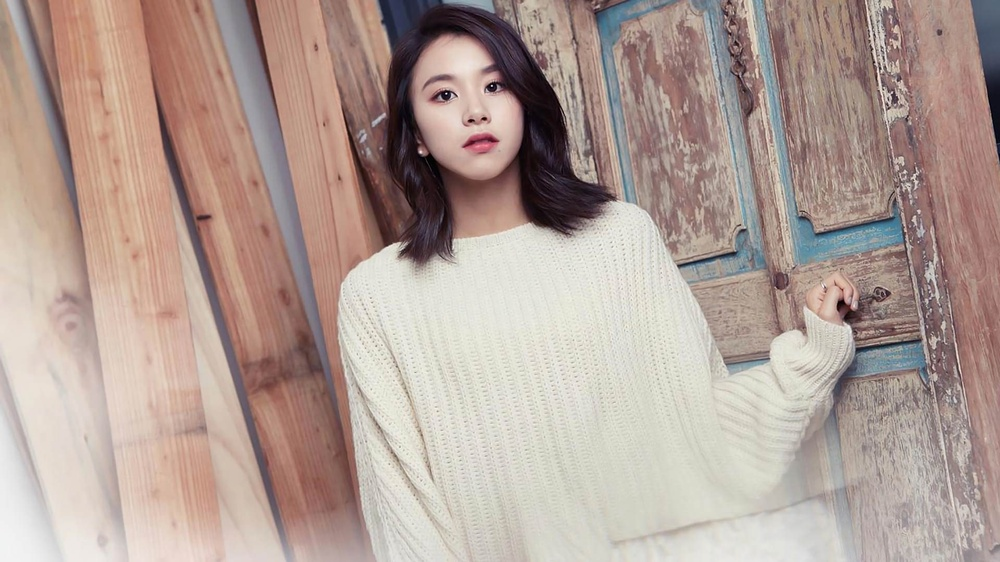
#> input picture input_images/1631202.jpg, 1000 x 562 px, shrunk from 1920 x 1080 before the run; its folder holds only this picture in this run
$ python processor.py
#> lines starting #> are read from the running program, lines starting #| are printed output that depends on the picture
import cv2
import os
import glob
import numpy as np

INPUT_DIR = "input_images"
OUTPUT_DIR = "output_images"

def process_images():
    # Ensure output directory exists
    if not os.path.exists(OUTPUT_DIR):
        os.makedirs(OUTPUT_DIR)

    # Get all images
    image_files = glob.glob(os.path.join(INPUT_DIR, "*"))
    print(f"Found {len(image_files)} images...")

    for file_path in image_files:
        img = cv2.imread(file_path)
#> img is the input picture: shape (562, 1000, 3); mean B, G, R 151.1, 159.4, 177.9
        if img is None:
            continue

        filename = os.path.basename(file_path)
        name, ext = os.path.splitext(filename)

        # 1. Thermal Vision (Heatmap)
        thermal = cv2.applyColorMap(img, cv2.COLORMAP_JET)
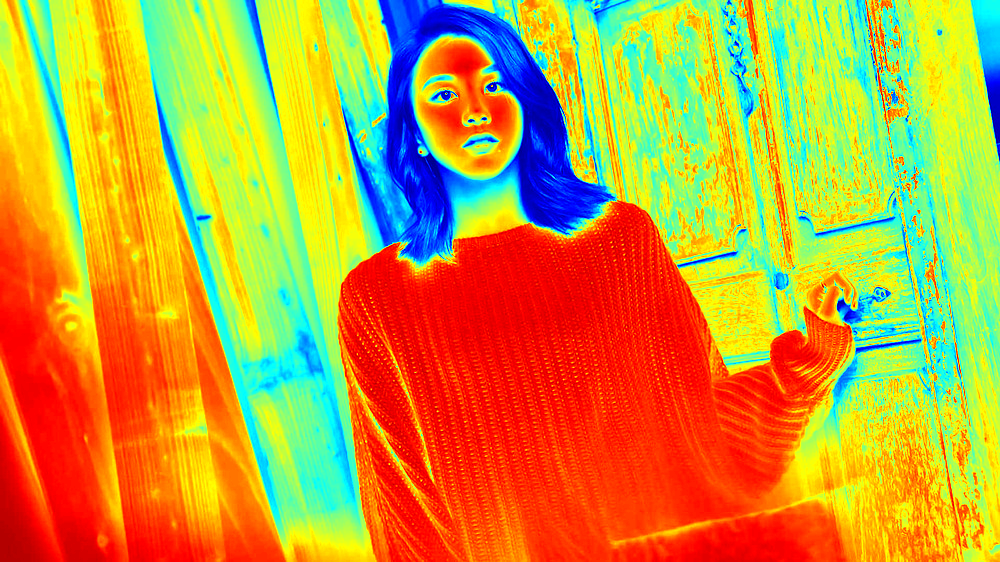
#> thermal: shape (562, 1000, 3); mean B, G, R 55.4, 155.9, 197.4
        cv2.imwrite(os.path.join(OUTPUT_DIR, f"thermal_{filename}"), thermal)

        # 2. Motion Blur (Directional)
        kernel_size = 15
        kernel = np.zeros((kernel_size, kernel_size))
        kernel[int((kernel_size-1)/2), :] = np.ones(kernel_size) / kernel_size
        motion = cv2.filter2D(img, -1, kernel)
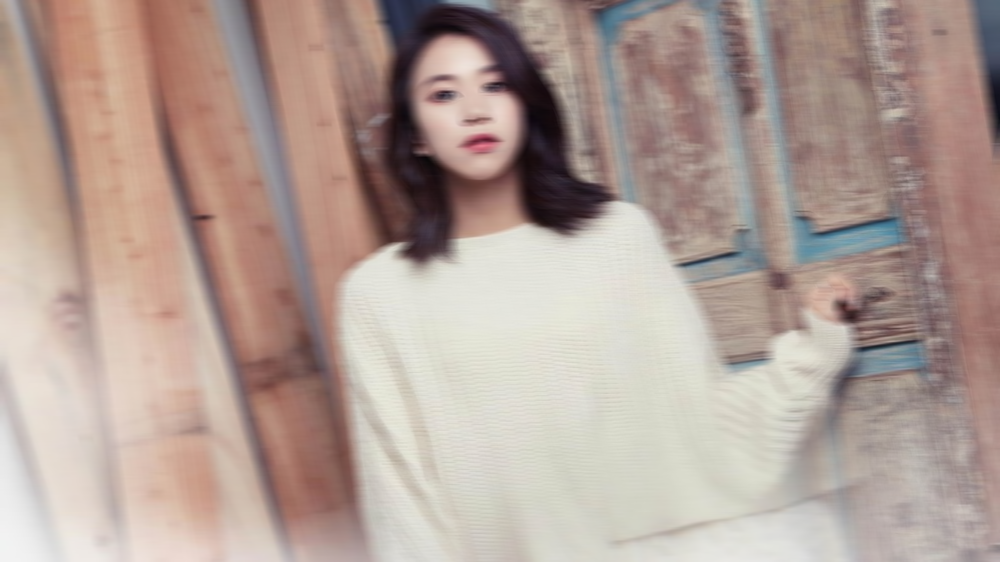
#> motion: shape (562, 1000, 3); mean B, G, R 151.1, 159.4, 177.9
        cv2.imwrite(os.path.join(OUTPUT_DIR, f"motion_{filename}"), motion)

        # 3. Mirror Flip (Horizontal)
        mirror = cv2.flip(img, 1)
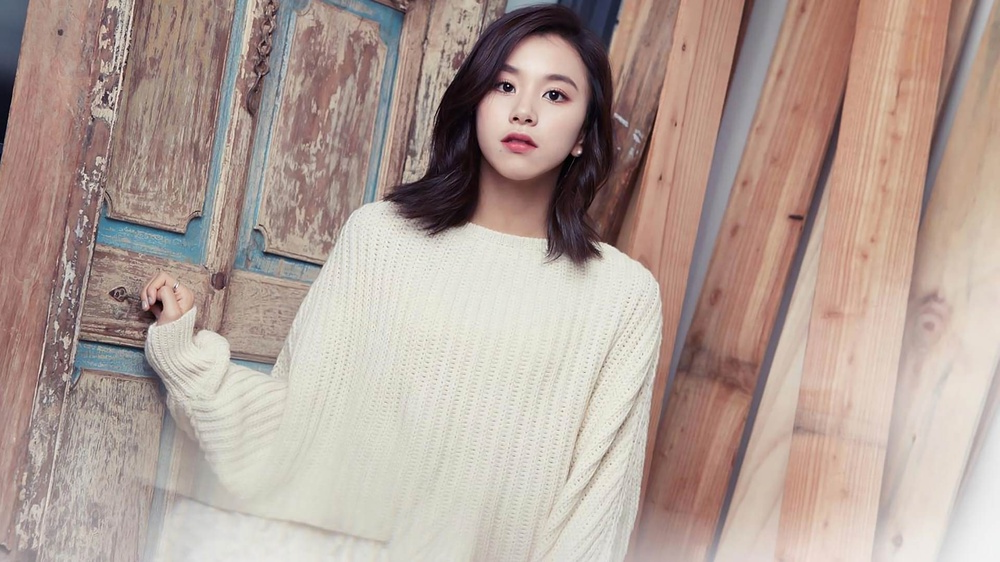
#> mirror: shape (562, 1000, 3); mean B, G, R 151.1, 159.4, 177.9
        cv2.imwrite(os.path.join(OUTPUT_DIR, f"mirror_{filename}"), mirror)

        # 4. Channel Swap (BGR -> RGB)
        # OpenCV loads in BGR, so swapping makes it look like standard RGB
        swap = cv2.cvtColor(img, cv2.COLOR_BGR2RGB)
        cv2.imwrite(os.path.join(OUTPUT_DIR, f"swap_{filename}"), swap)

        # 5. Solarize (Invert only pixels above 128)
        solar = img.copy()
        # Find bright pixels
        mask = solar > 128
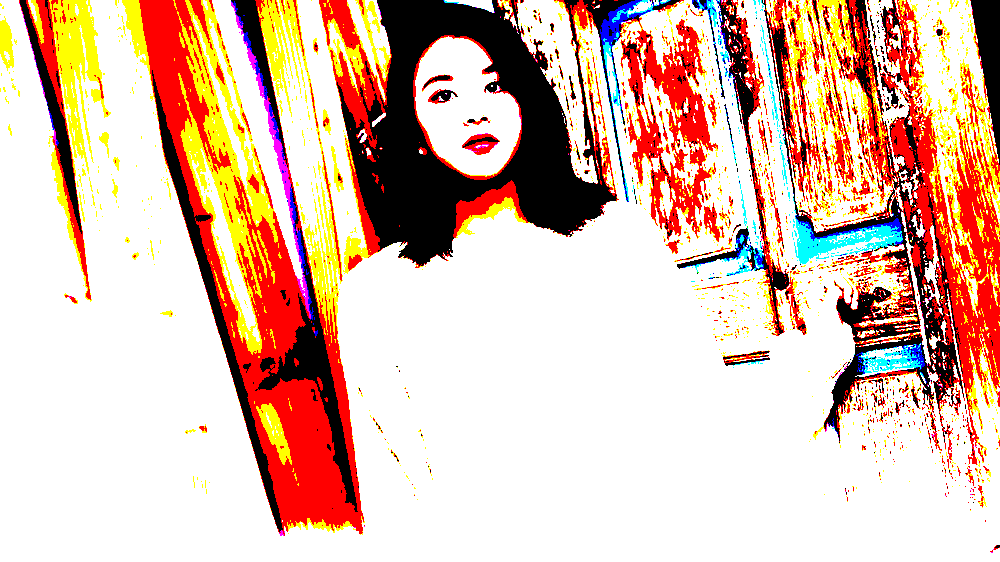
#> mask: shape (562, 1000, 3) bool; mean B, G, R 0.678, 0.744, 0.872
        # Invert them
        solar[mask] = 255 - solar[mask]
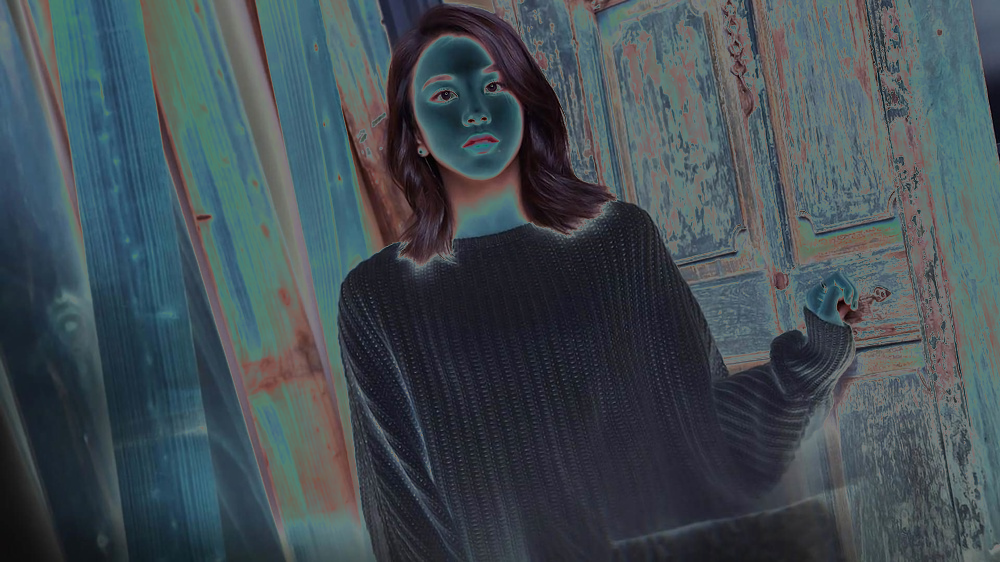
#> solar: shape (562, 1000, 3); mean B, G, R 83.8, 77.3, 66
        cv2.imwrite(os.path.join(OUTPUT_DIR, f"solar_{filename}"), solar)

        # 6. Rotate 90 Degrees Clockwise
        rotate = cv2.rotate(img, cv2.ROTATE_90_CLOCKWISE)
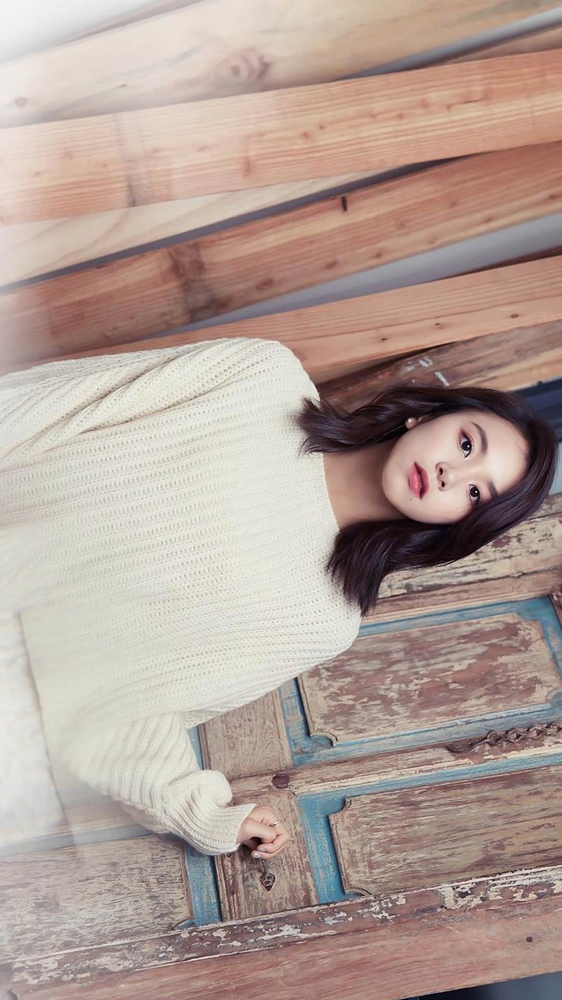
#> rotate: shape (1000, 562, 3); mean B, G, R 151.1, 159.4, 177.9
        # Handle filename extension for rotation
        cv2.imwrite(os.path.join(OUTPUT_DIR, f"rotate_{filename}"), rotate)

        print(f"Processed: {filename}")

if __name__ == "__main__":
    process_images()
